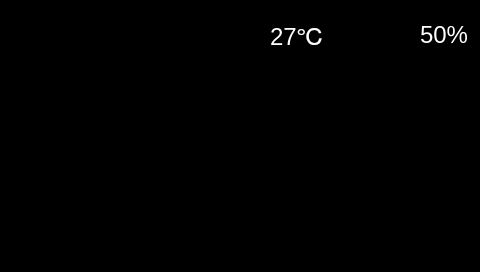
<?xml version="1.0" encoding="UTF-8"?>
<ui version="4.0">
 <class>MainWindow</class>
 <widget class="QMainWindow" name="MainWindow">
  <property name="geometry">
   <rect>
    <x>0</x>
    <y>0</y>
    <width>480</width>
    <height>272</height>
   </rect>
  </property>
  <property name="windowTitle">
   <string>MainWindow</string>
  </property>
  <widget class="QWidget" name="centralWidget">
   <property name="styleSheet">
    <string notr="true">background-color: rgb(0, 0, 0);</string>
   </property>
   <widget class="QLabel" name="number">
    <property name="geometry">
     <rect>
      <x>0</x>
      <y>72</y>
      <width>200</width>
      <height>200</height>
     </rect>
    </property>
    <property name="text">
     <string/>
    </property>
   </widget>
   <widget class="QLabel" name="prompt">
    <property name="geometry">
     <rect>
      <x>0</x>
      <y>0</y>
      <width>200</width>
      <height>65</height>
     </rect>
    </property>
    <property name="text">
     <string/>
    </property>
   </widget>
   <widget class="QLabel" name="temp">
    <property name="geometry">
     <rect>
      <x>220</x>
      <y>10</y>
      <width>50</width>
      <height>50</height>
     </rect>
    </property>
    <property name="styleSheet">
     <string notr="true">background-image: url(:/gif/temperature.png);</string>
    </property>
    <property name="text">
     <string/>
    </property>
   </widget>
   <widget class="QLabel" name="temp_number">
    <property name="geometry">
     <rect>
      <x>270</x>
      <y>10</y>
      <width>60</width>
      <height>50</height>
     </rect>
    </property>
    <property name="styleSheet">
     <string notr="true">color: rgb(255, 255, 255);</string>
    </property>
    <property name="text">
     <string>&lt;html&gt;&lt;head/&gt;&lt;body&gt;&lt;p&gt;&lt;span style=&quot; font-size:18pt;&quot;&gt;27℃&lt;/span&gt;&lt;/p&gt;&lt;/body&gt;&lt;/html&gt;</string>
    </property>
   </widget>
   <widget class="QLabel" name="hr">
    <property name="geometry">
     <rect>
      <x>360</x>
      <y>10</y>
      <width>50</width>
      <height>50</height>
     </rect>
    </property>
    <property name="styleSheet">
     <string notr="true">background-image: url(:/gif/humidity.png);</string>
    </property>
    <property name="text">
     <string/>
    </property>
   </widget>
   <widget class="QLabel" name="hr_number">
    <property name="geometry">
     <rect>
      <x>420</x>
      <y>10</y>
      <width>60</width>
      <height>50</height>
     </rect>
    </property>
    <property name="styleSheet">
     <string notr="true">color: rgb(255, 255, 255);</string>
    </property>
    <property name="text">
     <string>&lt;html&gt;&lt;head/&gt;&lt;body&gt;&lt;p&gt;&lt;span style=&quot; font-size:18pt;&quot;&gt;50%&lt;/span&gt;&lt;/p&gt;&lt;/body&gt;&lt;/html&gt;</string>
    </property>
   </widget>
   <widget class="QLabel" name="time">
    <property name="geometry">
     <rect>
      <x>220</x>
      <y>72</y>
      <width>260</width>
      <height>30</height>
     </rect>
    </property>
    <property name="styleSheet">
     <string notr="true">color: rgb(255, 255, 255);
font: 20pt &quot;Tibetan Machine Uni&quot;;</string>
    </property>
    <property name="text">
     <string/>
    </property>
    <property name="alignment">
     <set>Qt::AlignCenter</set>
    </property>
    <property name="wordWrap">
     <bool>false</bool>
    </property>
   </widget>
  </widget>
 </widget>
 <layoutdefault spacing="6" margin="11"/>
 <resources/>
 <connections/>
</ui>
